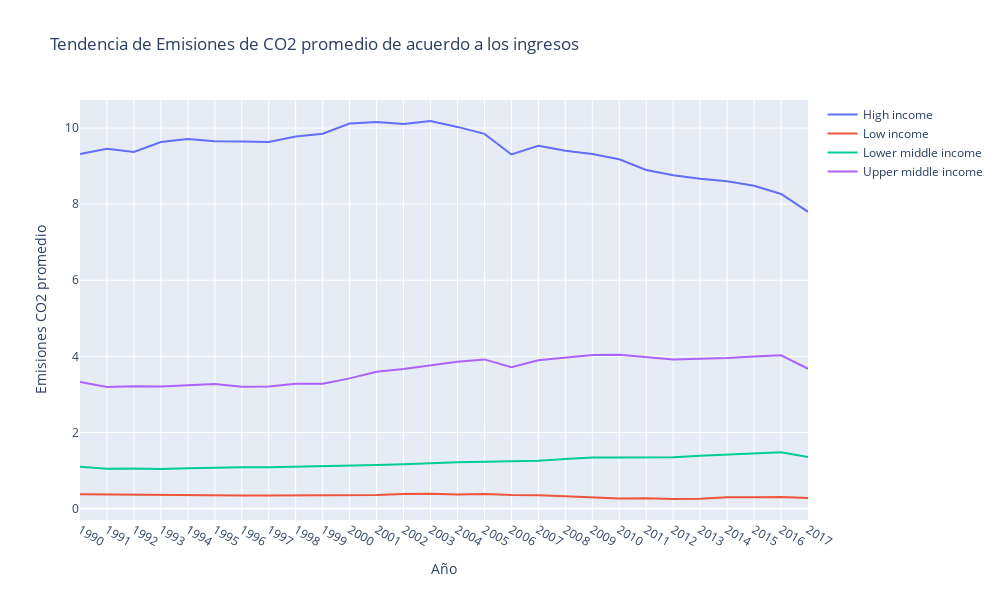

The code cell stored with this chart in its notebook:
### Code cell
#Graficamos emsiones de acuerdo a los ingresos
# Crea el gráfico de líneas
fig = go.Figure()

for index, row in df_ingresos.iterrows():
    fig.add_trace(go.Scatter(x=anios, y=row[4:], mode='lines', name=row['IncomeGroup']))

fig.update_layout(
    title='Tendencia de Emisiones de CO2 promedio de acuerdo a los ingresos',
    xaxis_title='Año',
    yaxis_title='Emisiones CO2 promedio',
    height=600,
    width=1000
)

fig.show()

### Figure 1 — Plotly figure (JSON) as saved in the notebook; plotly's stock layout.template omitted (floating-point values rounded to 4 significant figures)
{"data": [{"mode": "lines", "name": "High income", "type": "scatter", "x": ["1990", "1991", "1992", "1993", "1994", "1995", "1996", "1997", "1998", "1999", "2000", "2001", "2002", "2003", "2004", "2005", "2006", "2007", "2008", "2009", "2010", "2011", "2012", "2013", "2014", "2015", "2016", "2017", "2018", "2019", "2020"], "y": [9.319, 9.455, 9.37, 9.634, 9.711, 9.65, 9.647, 9.632, 9.775, 9.852, 10.12, 10.16, 10.1, 10.19, 10.03, 9.846, 9.307, 9.532, 9.405, 9.316, 9.179, 8.899, 8.762, 8.665, 8.603, 8.485, 8.267, 7.799]}, {"mode": "lines", "name": "Low income", "type": "scatter", "x": ["1990", "1991", "1992", "1993", "1994", "1995", "1996", "1997", "1998", "1999", "2000", "2001", "2002", "2003", "2004", "2005", "2006", "2007", "2008", "2009", "2010", "2011", "2012", "2013", "2014", "2015", "2016", "2017", "2018", "2019", "2020"], "y": [0.3728, 0.3659, 0.3579, 0.3482, 0.3363, 0.3302, 0.3395, 0.3433, 0.3486, 0.3409, 0.3514, 0.3567, 0.3828, 0.3882, 0.3701, 0.3813, 0.3572, 0.3507, 0.3216, 0.2991, 0.2665, 0.2718, 0.2507, 0.2552, 0.2936, 0.2952, 0.3003, 0.2789]}, {"mode": "lines", "name": "Lower middle income", "type": "scatter", "x": ["1990", "1991", "1992", "1993", "1994", "1995", "1996", "1997", "1998", "1999", "2000", "2001", "2002", "2003", "2004", "2005", "2006", "2007", "2008", "2009", "2010", "2011", "2012", "2013", "2014", "2015", "2016", "2017", "2018", "2019", "2020"], "y": [1.098, 1.044, 1.05, 1.04, 1.056, 1.072, 1.083, 1.083, 1.094, 1.109, 1.128, 1.143, 1.162, 1.192, 1.215, 1.227, 1.233, 1.256, 1.303, 1.343, 1.338, 1.347, 1.346, 1.39, 1.426, 1.463, 1.479, 1.357]}, {"mode": "lines", "name": "Upper middle income", "type": "scatter", "x": ["1990", "1991", "1992", "1993", "1994", "1995", "1996", "1997", "1998", "1999", "2000", "2001", "2002", "2003", "2004", "2005", "2006", "2007", "2008", "2009", "2010", "2011", "2012", "2013", "2014", "2015", "2016", "2017", "2018", "2019", "2020"], "y": [3.325, 3.193, 3.213, 3.205, 3.238, 3.271, 3.198, 3.21, 3.281, 3.28, 3.421, 3.596, 3.665, 3.771, 3.86, 3.919, 3.716, 3.895, 3.969, 4.035, 4.045, 3.979, 3.918, 3.936, 3.954, 3.997, 4.027, 3.674]}], "layout": {"height": 600, "title": {"text": "Tendencia de Emisiones de CO2 promedio de acuerdo a los ingresos"}, "width": 1000, "xaxis": {"title": {"text": "Año"}}, "yaxis": {"title": {"text": "Emisiones CO2 promedio"}}}}
